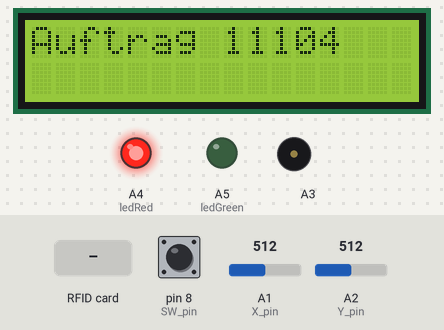
This sketch was run on a simulated Arduino Uno, built with avr-gcc and run on an emulated ATmega328P. Shown: 16×2 character LCD, output pins drawn as LEDs (lit = HIGH), buzzer (waves = sounding). The test bench sets the inputs (shaded band); at power-on: A1 (X_pin) = 512, A2 (Y_pin) = 512, pin 8 (SW_pin) HIGH. Pins used as bus, display or sensor lines are not drawn; what the sketch prints to the serial monitor is not drawn.

Above: at 1.3 s.
1.4 s: RFID card 86 0F 23 25 held to the reader
At 3.3 s:
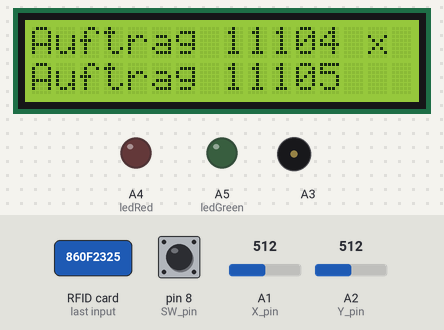
3.9 s: A1 (X_pin) set to 316
5.4 s: A1 (X_pin) set to 285
At 6.0 s:
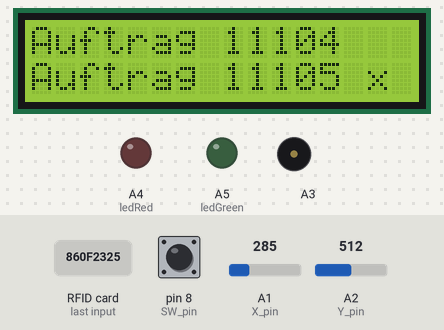
6.9 s: A2 (Y_pin) set to 782
8.4 s: A2 (Y_pin) set to 814
At 9.1 s:
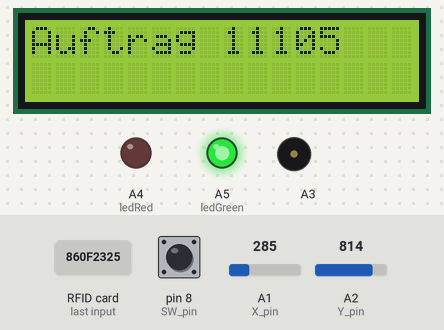
10.2 s: RFID card 86 0F 23 25 held to the reader
At 10.26 s:
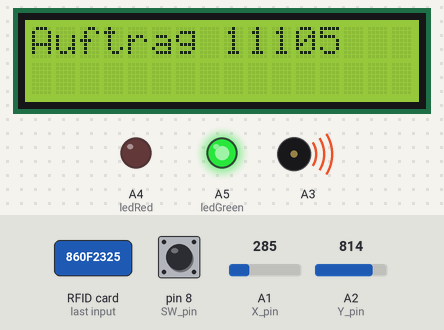
Timing chart, 0 to 12.9 s (numbered marks = the images above; inputs shaded):
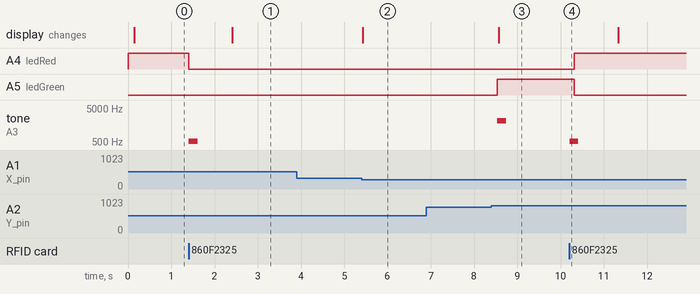

Measured:
- the behaviour switches between 300 and 299 on A1 (X_pin) (found by bisection; images 1 and 2)
- the behaviour switches between 800 and 801 on A2 (Y_pin) (found by bisection; images 2 and 3)
- after the input at 1.4 s, A4 (ledRed): HIGH → LOW at once; tone on A3: silent → 523 Hz at once, → silent 0.20 s later; the display: changes after 1.0 s (image 1)
- after the input at 3.9 s, every drawn part: stays the same
- after the input at 5.4 s, the display: changes at once (image 2)
- after the input at 6.9 s, every drawn part: stays the same
- after the input at 8.4 s, A5 (ledGreen): LOW → HIGH after 0.14 s; tone on A3: silent → 2093 Hz after 0.14 s, → silent 0.20 s later; the display: changes after 0.17 s (image 3)
- after the input at 10.2 s, A4 (ledRed): LOW → HIGH after 0.12 s; A5 (ledGreen): HIGH → LOW after 0.12 s; tone on A3: silent → 523 Hz at once, → silent 0.20 s later

The sketch:

praktikum_wi.ino
```cpp
#include <SPI.h>
#include <MFRC522.h>
#include <LiquidCrystal.h>

#define ledRed A4
#define ledGreen A5
#define SS_PIN 10
#define RST_PIN 9

const int SW_pin = 8; // digital pin connected to switch output
const int X_pin = 1; // analog pin connected to X output
const int Y_pin = 2; // analog pin connected to Y output

unsigned long organizerStartTime; // Start time organizer has been at work
unsigned long organizerEndTime; // Time organizer left work
unsigned long workerStartTime; // Start time worker has been at work
unsigned long workerEndTime; // Time worker left work

// Selected Task
String taskDescription = "Auftrag 11104";
//IDs of Worker and Organizer
String worker = "E0C1211A";
String organizer = "860F2325";

// Helper boolean
bool workerOnWork = false;
bool organizerOnWork = false;
bool registerPossible = false;

// Trigger if oragnizer has unlocked the terminal
bool eventTriggered = true;

byte nuidPICC[4];

MFRC522 rfid(SS_PIN, RST_PIN);
MFRC522::MIFARE_Key key;
LiquidCrystal lcd(2, 3, 4, 5, 6, 7);

// Settings at wich terminal is started
void setup() {
  pinMode(ledRed, OUTPUT);
  pinMode(ledGreen, OUTPUT);

  analogWrite(ledRed, 255);

  // Setup Button input pin
  pinMode(SW_pin, INPUT);
  digitalWrite(SW_pin, HIGH);

  // Setup Display
  lcd.begin(16, 2);
  lcd.setCursor(0, 0);
  lcd.print("Auftrag 11104 x");
  lcd.setCursor(0, 1);
  lcd.print("Auftrag 11105");

  // Setup RFID-reader
  SPI.begin(); // Init SPI bus
  rfid.PCD_Init(); // Init MFRC522
  for (byte i = 0; i < 6; i++) {
    key.keyByte[i] = 0xFF;
  }

  Serial.begin(9600);

}

void loop()
{
  if (  rfid.PICC_IsNewCardPresent())
  {
    readRFID();
  }
  handleInput();
}

void handleInput()
{
  if (eventTriggered)
  {

    lcd.setCursor(0, 0);
    lcd.print(taskDescription + "  ");
    lcd.setCursor(0, 1);
    lcd.print("               ");
    return;
  }
  int y = analogRead(Y_pin);
  int x = analogRead(X_pin);

  // Change selected Task on display depending on joystick movements
  if (x < 300)
  {
    lcd.setCursor(0, 0);
    lcd.print("Auftrag 11104  ");

    lcd.setCursor(0, 1); // print the number of seconds since reset:
    lcd.print("Auftrag 11105 x");

    taskDescription = "Auftrag 11105";
  }
  else if (x > 800)
  {
    lcd.setCursor(0, 0);
    lcd.print("Auftrag 11104 x");

    lcd.setCursor(0, 1);
    lcd.print("Auftrag 11105  ");

    taskDescription = "Auftrag 11104";
  }

  //Check if joystick is moved right and if task wasn't already choosen.
  if (y > 800 && !eventTriggered)
  {
    Serial.println("Ausgewählt: " + taskDescription);
    Serial.println("Vorarbeiter hat seine Arbeit an Auftrag " + taskDescription + " gestartet.");
    Serial.println("Anmeldung für weitere Arbeiter nun möglich");
    Serial.println("============================");

    organizerStartTime = millis();
    analogWrite(ledGreen, 255);
    tone(A3, 2093, 200);
    eventTriggered = true;
  }

  if (digitalRead(SW_pin) == 0)
  {
    Serial.println("Ausgewählt: " + taskDescription);
    Serial.println("Vorarbeiter hat seine Arbeit an Auftrag " + taskDescription + " gestartet.");
    tone(A3, 2093, 200);
    eventTriggered = true;
  }
}

// Method to sign in and logout employees.
void readRFID()
{
  rfid.PICC_ReadCardSerial();
  MFRC522::PICC_Type piccType = rfid.PICC_GetType(rfid.uid.sak);

  //Check is the PICC of Classic MIFARE type
  if (piccType != MFRC522::PICC_TYPE_MIFARE_MINI &&
      piccType != MFRC522::PICC_TYPE_MIFARE_1K &&
      piccType != MFRC522::PICC_TYPE_MIFARE_4K) {
    Serial.println(F("Tag entspricht nicht den genutzten MIFARE Classic RFID-Chips."));
    return;
  }

  //Read NUID of Chip
  for (byte i = 0; i < 4; i++) {
    nuidPICC[i] = rfid.uid.uidByte[i];
  }

  //Convert NUID-byte-array to hex-value and write result to string array
  byte array[4] = {0xAB, 0xCD, 0xEF, 0x99};
  char str[8] = "";
  array_to_string(nuidPICC, 4, str);


  //Check if read result equals known id of worker or organizer
  if (worker.equals(str))
  {
    tone(A3, 1047, 200);
    String tmpKey = "Arbeiter mit Kennung: ";

    // Check if boolean helper variable was true. If it was, invert value and logout. Start time recognition.
    if (workerOnWork == true )
    {
      tmpKey = tmpKey + str;
      tmpKey = tmpKey + " abgemeldet.";

      workerEndTime = (millis() - workerStartTime) / 1000;

      Serial.println(tmpKey);
      Serial.print("Arbeitszeit zwischen An- und Abmeldung: ");
      Serial.print(workerEndTime);
      Serial.print(" Sekunden.");
      Serial.println();
      Serial.println("============================");

      workerOnWork = !workerOnWork;
    } else if (workerOnWork == false && eventTriggered == true && registerPossible == true) {
      if (organizerOnWork == true )
      {
        tmpKey = tmpKey + str;
        tmpKey = tmpKey + " angemeldet.";

        Serial.println(tmpKey);
        Serial.println("============================");

        workerOnWork = !workerOnWork;
        workerStartTime = millis();
      } else {
        tone(A3, 523, 200);
        Serial.println("Anmeldung von Arbeiter verweigert. Terminal nicht von Vorarbeiter freigegeben.");
      }
    }
    delay(1000);
  }
  if (organizer.equals(str))
  {
    tone(A3, 523, 200);
    String tmpKey = "Ingenieur mit Kennung: ";
    if (organizerOnWork == true)
    {
      tmpKey = tmpKey + str;
      tmpKey = tmpKey + " abgemeldet.";

      organizerEndTime = millis() - organizerStartTime;

      Serial.println(tmpKey);
      Serial.print("Arbeitszeit zwische An- und Abmeldung: ");
      Serial.print(organizerEndTime / 1000);
      Serial.print(" Sekunden.");
      Serial.println("Anmeldung für Arbeiter zurzeit nicht mehr möglich.");

      registerPossible = !registerPossible;
      organizerOnWork = !organizerOnWork;
      eventTriggered = true;
      if (workerOnWork == true)
      {
        workerOnWork = !workerOnWork;
        Serial.println("Verbliebene Arbeiter abgemeldet.");
      }
    } else if (organizerOnWork == false)
    {
      tmpKey = tmpKey + str;
      tmpKey = tmpKey + " angemeldet.";

      Serial.println(tmpKey);

      organizerOnWork = !organizerOnWork;
      registerPossible = !registerPossible;
      eventTriggered = false;
    }
    if (organizerOnWork == false)
    {
      Serial.println("Anmeldung gesperrt.");
      analogWrite(ledRed, 255);
      analogWrite(ledGreen, 0);
    } else if (organizerOnWork == true)
    {
      Serial.println("Anmeldung offen.");
      analogWrite(ledRed, 0);

    }
    delay(1000);
    Serial.println("============================");

    //Delete possible value of result array to prevent side effects at next iteration.
    for (int i = 0; i < 8; i++)
    {
      str[i] = i ;
    }

    // Halt PICC
    rfid.PICC_HaltA();

    // Stop encryption on PCD
    rfid.PCD_StopCrypto1();

    lcd.setCursor(0, 0);
    lcd.print("Auftrag 11104 x");

    lcd.setCursor(0, 1);
    lcd.print("Auftrag 11105  ");

    taskDescription = "Auftrag 11104";
  }
}

// Method to Convert byte array to char array.
void array_to_string(byte array[], unsigned int len, char buffer[])
{
  for (unsigned int i = 0; i < len; i++)
  {
    byte nib1 = (array[i] >> 4) & 0x0F;
    byte nib2 = (array[i] >> 0) & 0x0F;
    buffer[i * 2 + 0] = nib1  < 0xA ? '0' + nib1  : 'A' + nib1  - 0xA;
    buffer[i * 2 + 1] = nib2  < 0xA ? '0' + nib2  : 'A' + nib2  - 0xA;
  }
  buffer[len * 2] = '\0';
}
```
